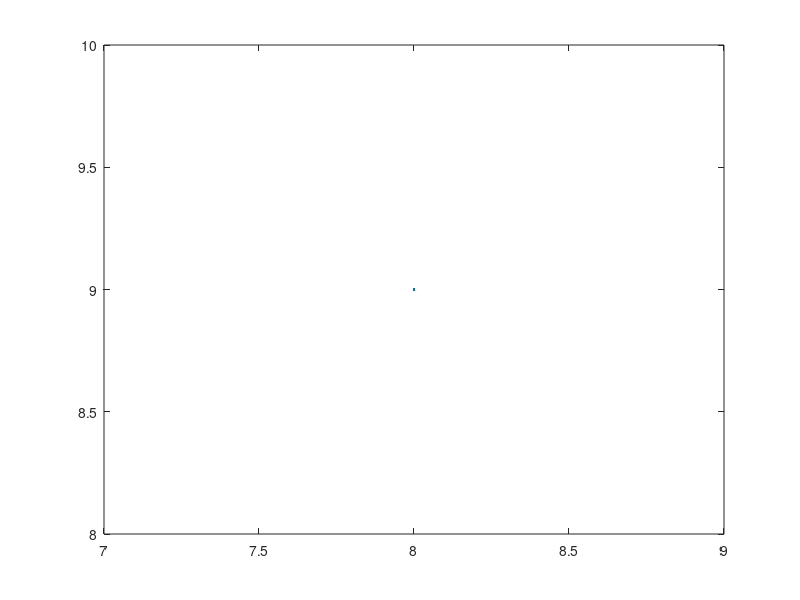

MATLAB code for this plot: (Note: this script raises an error after producing the figure.)
close all;
hf = figure('Color', 'w');
hc = ezplot(@(x) (x-5).^2, [3, 8], hf);

hc.Color = 'k';

set(gca, "Box", 'off', "TickDir", 'out', "TickLength", [0.02 0.02], ...
    'XTick', 0:2:10, 'YLim', [-1 3], 'YTick', -2:1:10);

ylabel('y');

set(gca, NextPlot = "add");


% add a circle
c0 = [5.5 0.25];

text(c0(1)-.05, c0(2)+.15, 'A');

the = 0:.01:2*pi;
x = sin(the) + c0(1);
y = cos(the) + c0(2);

hd = plot(5.5, 0.25, MarkerFaceColor = 'b', MarkerEdgeColor = 'b', MarkerSize = 5, Marker='o');
hu = plot(x, y, 'b');

axis equal

title(gca, 'y = (x - 5)^2');

% add first arrow along x axis
c11 = [6.5 0.25];
d11 = c11 - c0;
quiver(c0(1), c0(2), d11(1), d11(2), 0, 'm');

c12 = [6.5 2.25];
d12 = c12 - c11;
quiver(c11(1), c11(2), d12(1), d12(2), 0, 'm');

text(c12(1)-.1, c12(2)+.15, 'B');
hd = plot(c12(1), c12(2), MarkerFaceColor = 'b', MarkerEdgeColor = 'b', MarkerSize = 5, Marker='o');

% add second arrow any direction
the1 = 150/360*2*pi;
c21 = [sin(the1) + c0(1), cos(the1) + c0(2)];
d21 = c21 - c0;
quiver(c0(1), c0(2), d21(1), d21(2), 0, 'm--');

c22 = [sin(the1)+c0(1), (sin(the1)+c0(1)-5)^2];
d22 = c22 - c21;
quiver(c21(1), c21(2), d22(1), d22(2), 0, 'm--');

text(c22(1)-.15, c22(2)+.06, 'C');
hd = plot(c22(1), c22(2), MarkerFaceColor = 'b', MarkerEdgeColor = 'b', MarkerSize = 5, Marker='o');